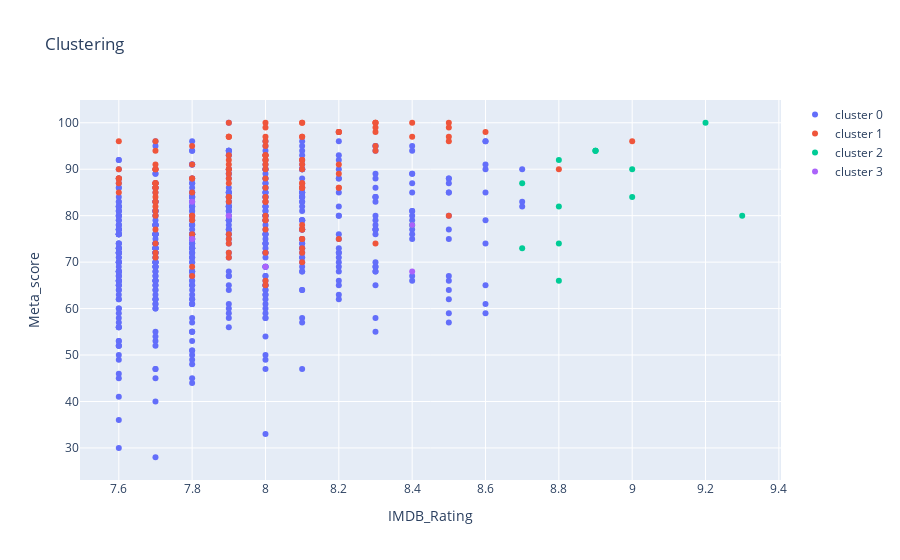

Notebook code for this chart:
### Markdown cell above
## total 4 clusters obtained

### Code cell
plot_data = []
for clus in set(data_ac['cluster']):
    df = data_ac[data_ac['cluster'] == clus]
    plot_data.append(go.Scatter(x= df['IMDB_Rating'], y= df['Meta_score'], 
                                # text=df["name"], 
                                name = 'cluster ' + str(clus), mode = 'markers'))

layout = go.Layout(xaxis = dict(title='IMDB_Rating'), yaxis = dict(title= 'Meta_score'), 
                   title = 'Clustering')
fig = go.Figure(data= plot_data, layout=layout)
plotly.offline.iplot(fig)

### Figure 1 — Plotly figure (JSON) as saved in the notebook; plotly's stock layout.template omitted (floating-point values rounded to 4 significant figures; data arrays with more than 128 entries replaced by an {"elided": "..."} marker saying what was removed)
{"data": [{"mode": "markers", "name": "cluster 0", "type": "scatter", "x": {"elided": "561 float values"}, "y": {"elided": "561 int values"}}, {"mode": "markers", "name": "cluster 1", "type": "scatter", "x": {"elided": "133 float values"}, "y": {"elided": "133 int values"}}, {"mode": "markers", "name": "cluster 2", "type": "scatter", "x": [9.3, 9.2, 9, 9, 8.9, 8.9, 8.9, 8.8, 8.8, 8.8, 8.8, 8.7, 8.7, 8.4], "y": [80, 100, 84, 90, 94, 94, 94, 74, 66, 92, 82, 87, 73, 78]}, {"mode": "markers", "name": "cluster 3", "type": "scatter", "x": [8.4, 8.4, 8, 7.9, 7.8, 7.8], "y": [78, 68, 69, 80, 83, 75]}], "layout": {"autosize": true, "title": {"text": "Clustering"}, "xaxis": {"autorange": true, "range": [7.497, 9.403], "title": {"text": "IMDB_Rating"}, "type": "linear"}, "yaxis": {"autorange": true, "range": [22.06, 105.9], "title": {"text": "Meta_score"}, "type": "linear"}}}
